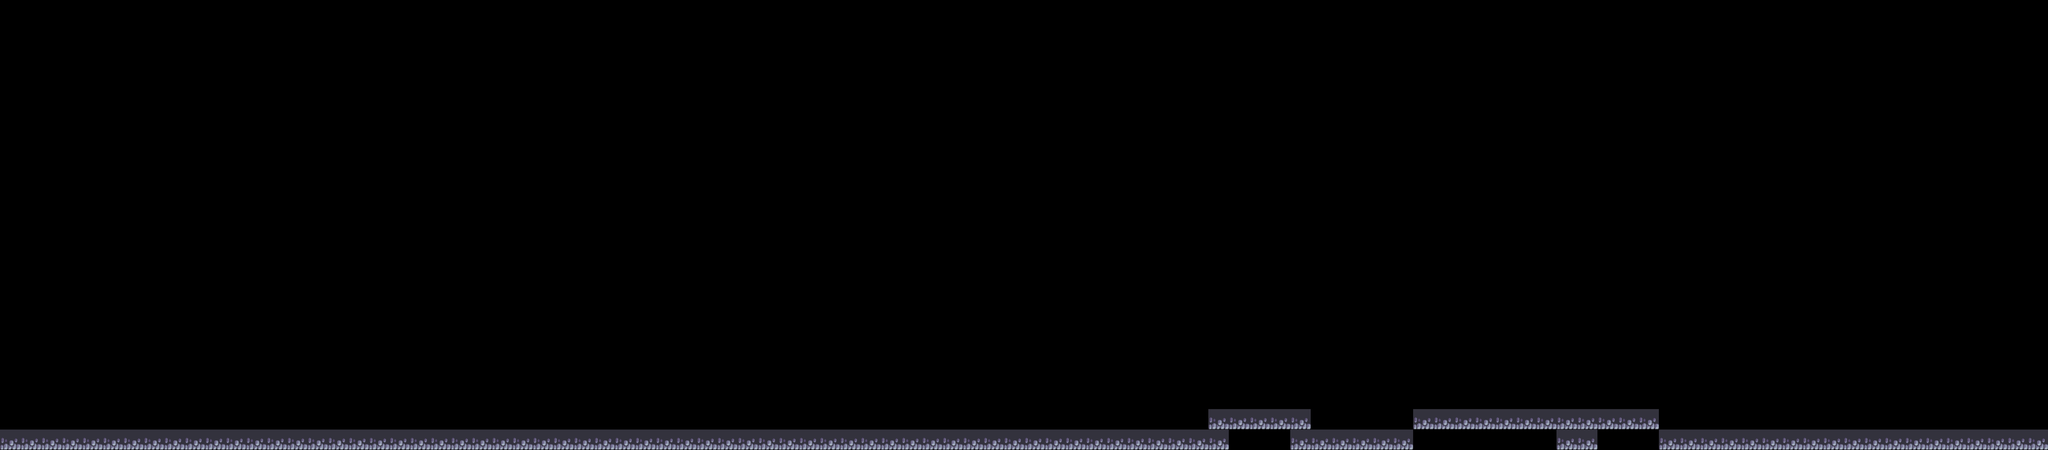

Tiled map render using the project's own tile images. Description and the map definition, with tile-layer contents summarised, below:
An orthogonal 100x22 tile map with 80x80 px tiles, 2 tile layers (Tile Layer 1, Tile Layer 2).

<map version="1.10" tiledversion="git" orientation="orthogonal" renderorder="right-down" width="100" height="22" tilewidth="80" tileheight="80" infinite="0" nextlayerid="3" nextobjectid="1">
 <tileset firstgid="1" name="terrain" tilewidth="80" tileheight="80" tilecount="25" columns="5">
  <image source="terrain.png" width="400" height="400" />
 </tileset>
 <layer id="1" name="Tile Layer 1" width="100" height="22">
  <data>[2200 cells, 104 non-empty, 1 distinct tile ids]</data>
 </layer>
 <layer id="2" name="Tile Layer 2" width="100" height="22">
  <data>[2200 cells, 0 non-empty, 0 distinct tile ids]</data>
 </layer>
</map>
